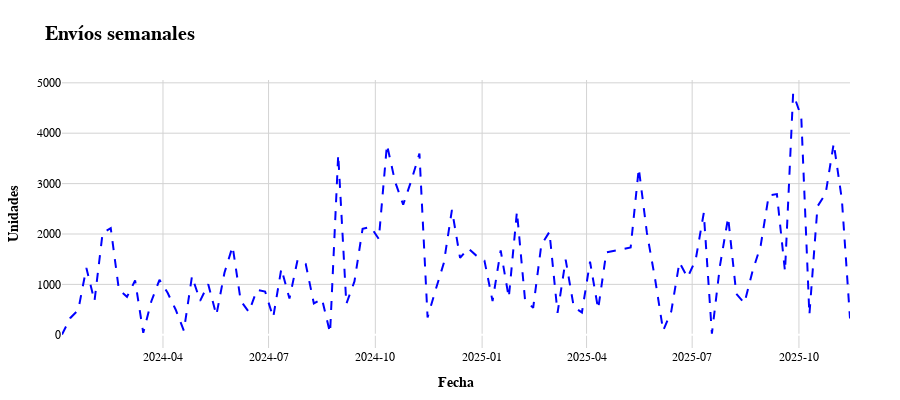

The notebook cell saved with this chart:
### Code cell
fig =plot_time_series(df_filtrado[df_filtrado['Cliente']=='AB-IDAADBIEJ'],
                       'Semana_Viernes', 'Unidades_Semanales', 
                 title='Envíos semanales',
                 xaxis_title='Fecha',
                 yaxis_title='Unidades',
                     dash='dash')
